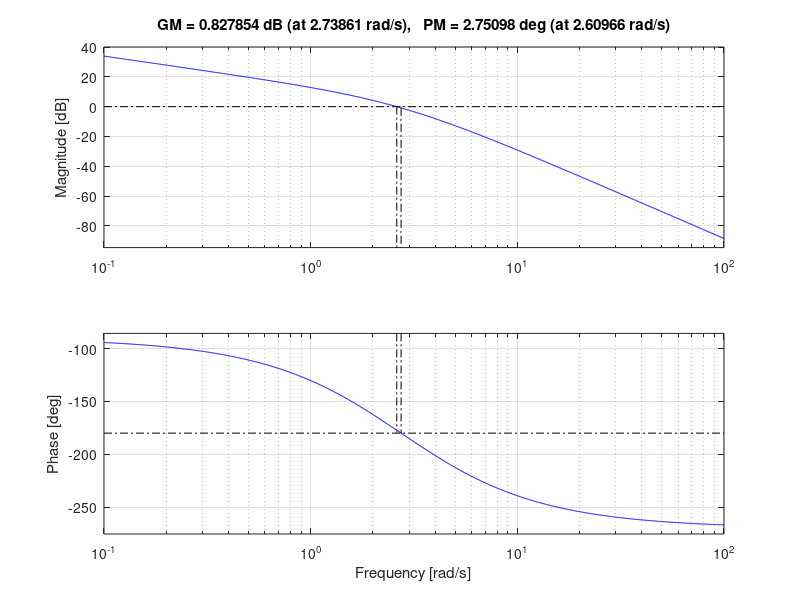

The MATLAB source for this figure:
clc;
clear;
close all;
s=tf('s')
gs=15/(s*(s+3)*(1+0.4*s))
bode(gs)
margin(gs)

% Mohammed Muneeb Ahmed
% mohammedmujeebahmed72@gmail.com
